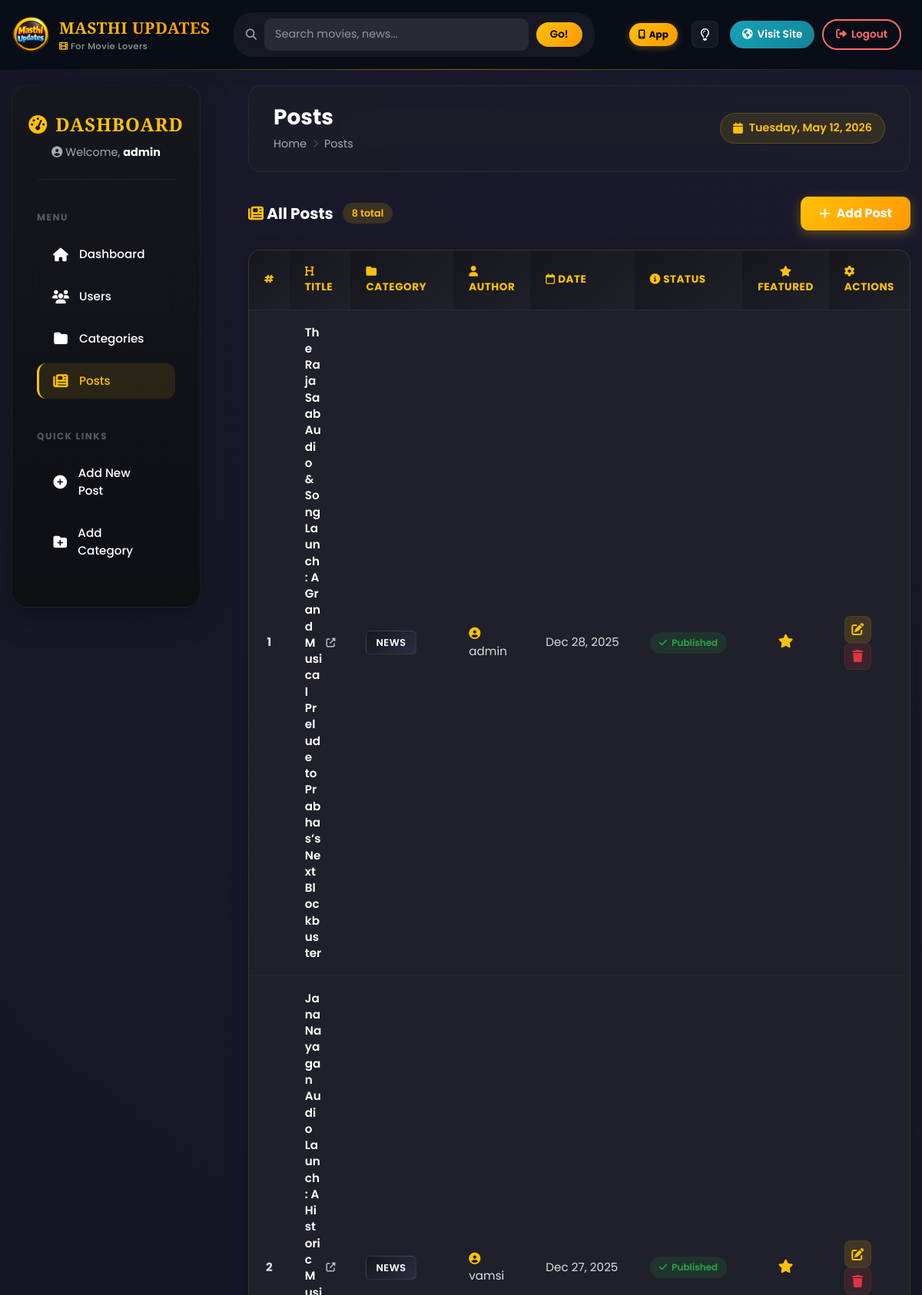
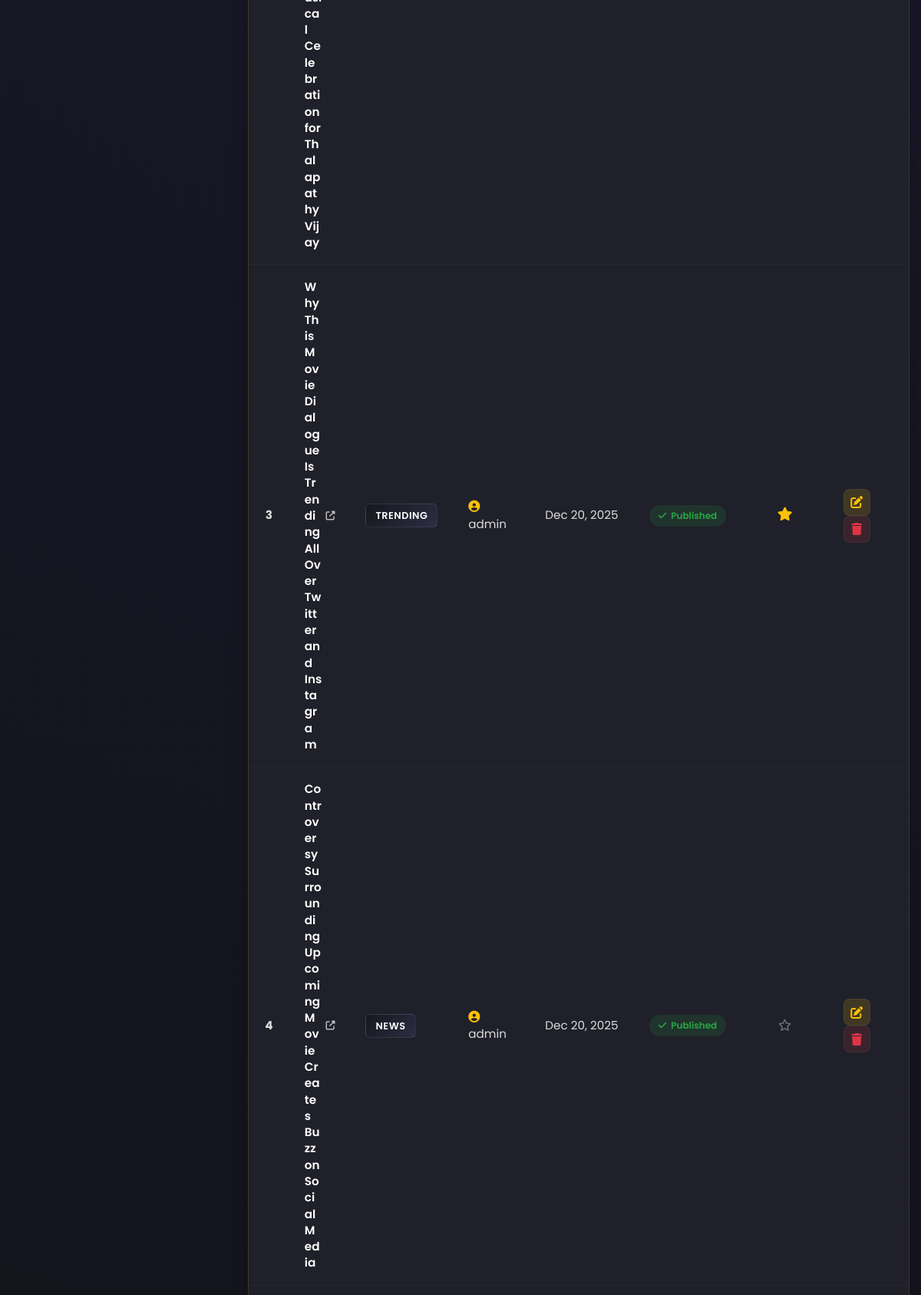
The page /dashboard/posts/ (signed in, upper part) on the database its author committed (2 pictures, top to bottom).
### blogs/models.py (models this page shows, shortened)
class Blog(models.Model):
    title = models.CharField(max_length=200)
    slug = models.SlugField(max_length=200, unique=True, blank=True)
    category = models.ForeignKey(Category, on_delete=models.CASCADE)
    author = models.ForeignKey( User,
        on_delete=models.CASCADE
    )
    feature_image = models.ImageField(
        upload_to=blog_image_upload_path,
        blank=True,
        null=True
    )
    video = models.FileField(
        upload_to=blog_video_upload_path,
        blank=True,
        null=True,
        help_text="Upload a video file (MP4, WebM, etc.)"
    )
    short_description = models.TextField()
    content = models.TextField()
    status = models.CharField(
        max_length=10,
        choices=STATUS_CHOICES,
        default="Draft"
    )
    is_featured = models.BooleanField(default=False)
    created_at = models.DateTimeField(auto_now_add=True)
    updated_at = models.DateTimeField(auto_now=True)

class Category(models.Model):
    category_name = models.CharField(max_length=200, unique=True)
    created_at = models.DateTimeField(auto_now_add=True)
    updated_at = models.DateTimeField(auto_now=True)
    class Meta:
        verbose_name_plural = 'Categories'

### dashboards/views.py (the view)
# urls.py: path('posts/',views.posts,name='posts'),
@login_required(login_url='login')
def posts(request):
    posts = Blog.objects.all().order_by('-created_at')
    context = {
        'posts': posts,
    }
    return render(request, 'dashboards/posts.html', context)

### blogs/context_processors.py (called while the page is built)
def get_categories(request):
    categories = Category.objects.all()
    total_posts = Blog.objects.filter(status='Published').count()
    total_users = User.objects.count()
    total_languages = 8  # Based on the language selector (English + 7 Indian languages)
    return {
        'categories': categories,
        'site_stats': {
            'total_posts': total_posts,
            'total_users': total_users,
            'total_languages': total_languages,
        }
    }

def get_about(request):
    about=About.objects.first()
    return dict(about=about)

### dashboards/templates/dashboards/posts.html (shortened to what this page needs)
{% extends 'dashboards/base_dashboard.html' %}
{% block page_title %}Posts{% endblock %}
{% block breadcrumb %}Posts{% endblock %}
{% block dashboard_content %}
<div class="content-header">
    <div class="header-left">
        <h5 class="mb-0"><i class="fa-solid fa-newspaper text-warning"></i> All Posts</h5>
        <span class="record-count">{{ posts|length }} total</span>
    </div>
    <a href="{% url 'add_post' %}" class="btn-add">
        <i class="fa-solid fa-plus"></i> Add Post
    </a>
</div>
<div class="table-container">
    <table class="enhanced-table">
        <thead>
            <tr>
                <th style="width: 40px;">#</th>
                <th style="width: 400px;"><i class="fa-solid fa-heading"></i> Title</th>
                <th><i class="fa-solid fa-folder"></i> Category</th>
                <th><i class="fa-solid fa-user"></i> Author</th>
                <th><i class="fa-regular fa-calendar"></i> Date</th>
                <th><i class="fa-solid fa-circle-info"></i> Status</th>
                <th class="text-center"><i class="fa-solid fa-star"></i> Featured</th>
                <th style="width: 100px;"><i class="fa-solid fa-cog"></i> Actions</th>
            </tr>
        </thead>
        <tbody>
            {% for post in posts %}
            <tr>
                <td class="row-number">{{ forloop.counter }}</td>
                <td class="title-cell">
                    {% if post.status == 'Published' and post.slug %}
                    <a href="{% url 'blogs' post.slug %}" target="_blank" class="post-title-link"
                        title="{{ post.title }}">
                        {{ post.title }} <i class="fa-solid fa-external-link-alt"></i>
                    </a>
                    {% else %}
                    <span class="text-muted" title="{{ post.title }}">{{ post.title }}</span>
                    {% endif %}
                </td>
                <td><span class="category-badge">{{ post.category.category_name }}</span></td>
                <td class="author-cell">
                    <i class="fa-solid fa-circle-user text-warning"></i> {{ post.author.username }}
                </td>
                <td class="date-cell">{{ post.created_at|date:"M d, Y" }}</td>
                <td>
                    {% if post.status == 'Published' %}
                    <span class="status-badge published"><i class="fa-solid fa-check"></i> Published</span>
                    {% else %}
                    <span class="status-badge draft"><i class="fa-solid fa-pen"></i> Draft</span>
                    {% endif %}
                </td>
                <td class="text-center">
                    {% if post.is_featured %}
                    <i class="fa-solid fa-star featured-star"></i>
                    {% else %}
                    <i class="fa-regular fa-star text-muted"></i>
                    {% endif %}
                </td>
                <td class="actions-cell">
                    <a href="{% url 'edit_post' post.id %}" class="action-btn edit" title="Edit">
                        <i class="fa-solid fa-edit"></i>
                    </a>
                    <form method="post" action="{% url 'delete_post' post.id %}" style="display: inline;"
                        onsubmit="return confirm('Are you sure you want to delete this post?');">
                        <button type="submit" class="action-btn delete" title="Delete">
                            <i class="fa-solid fa-trash"></i>
                        </button>
                    </form>
                </td>
            </tr>
            {% endfor %}
        </tbody>
    </table>
</div>
{% endblock %}

### dashboards/templates/dashboards/base_dashboard.html (shortened to what this page needs)
{% extends 'base.html' %}
{% load static %}
{% block extra_css %}
<link rel="stylesheet" href="{% static 'css/dashboard-pages.css' %}">
{% endblock %}
{% block content %}
<div class="dashboard-layout">
    <div class="row g-0">
        <div class="col-lg-3 col-md-4">
            <div class="dashboard-sidebar">
                <div class="sidebar-header">
                    <div class="sidebar-brand">
                        <i class="fas fa-gauge-high"></i>
                        <span>DASHBOARD</span>
                    </div>
                    <p class="sidebar-user">
                        <i class="fas fa-user-circle"></i>
                        Welcome, <strong>{{ request.user.username }}</strong>
                    </p>
                </div>
                <nav class="sidebar-nav">
                    <div class="nav-section">
                        <span class="nav-section-title">MENU</span>
                        <a href="{% url 'dashboard' %}"
                            class="sidebar-link {% if request.resolver_match.url_name == 'dashboard' %}active{% endif %}">
                            <i class="fas fa-home"></i>
                            <span>Dashboard</span>
                        </a>
                        {% if perms.auth.view_user %}
                        <a href="{% url 'users' %}"
                            class="sidebar-link {% if request.resolver_match.url_name == 'users' %}active{% endif %}">
                            <i class="fas fa-users"></i>
                            <span>Users</span>
                        </a>
                        {% endif %}
                        {% if perms.blogs.view_category %}
                        <a href="{% url 'categories' %}"
                            class="sidebar-link {% if request.resolver_match.url_name == 'categories' %}active{% endif %}">
                            <i class="fas fa-folder"></i>
                            <span>Categories</span>
                        </a>
                        {% endif %}
                        {% if perms.blogs.view_blog %}
                        <a href="{% url 'posts' %}"
                            class="sidebar-link {% if request.resolver_match.url_name == 'posts' %}active{% endif %}">
                            <i class="fas fa-newspaper"></i>
                            <span>Posts</span>
                        </a>
                        {% endif %}
                    </div>
                    <div class="nav-section">
                        <span class="nav-section-title">QUICK LINKS</span>
                        {% if perms.blogs.add_blog %}
                        <a href="{% url 'add_post' %}" class="sidebar-link">
                            <i class="fas fa-plus-circle"></i>
                            <span>Add New Post</span>
                        </a>
                        {% endif %}
                        {% if perms.blogs.add_category %}
                        <a href="{% url 'add_category' %}" class="sidebar-link">
                            <i class="fas fa-folder-plus"></i>
                            <span>Add Category</span>
                        </a>
                        {% endif %}
                        <a href="{% url 'home' %}" class="sidebar-link">
                        </a>
                    </div>
                </nav>
            </div>
        </div>
        <div class="col-lg-9 col-md-8">
            <div class="dashboard-main">
                <div class="dashboard-topbar">
                    <div class="topbar-left">
                        <h1 class="page-title">
                            {% block page_title %}Dashboard{% endblock %}
                        </h1>
                        <nav class="breadcrumb-nav">
                            <a href="{% url 'dashboard' %}">Home</a>
                            <i class="fas fa-chevron-right"></i>
                            <span>{% block breadcrumb %}Dashboard{% endblock %}</span>
                        </nav>
                    </div>
                    <div class="topbar-right">
                        <span class="current-date">
                            <i class="fas fa-calendar"></i>
                            <span id="currentDate"></span>
                        </span>
                    </div>
                </div>
                <div class="dashboard-content">
                    {% block dashboard_content %}{% endblock %}
                </div>
            </div>
        </div>
    </div>
</div>
{% endblock %}

### static/css/professional-header-footer.css (style rules this page uses)
.action-btn { width: 40px; height: 40px; border-radius: 50%; border: none; background: #f5f5f5; color: #333; display: flex; align-items: center; justify-content: center; cursor: pointer; transition: all 0.3s ease; }
.dark-mode .action-btn { background: rgba(255, 255, 255, 0.05); color: #fff; }

### rows shown on the page
Blog: title "The Raja Saab Audio & Song Launch: A Grand Musical Prelude to Prabhas’s Next Blockbuster", category.category_name "NEWS", author.username "admin", created_at "Dec 28, 2025", status "Published" (drawn), is_featured True (drawn)
Blog: title "Jana Nayagan Audio Launch: A Historic Musical Celebration for Thalapathy Vijay", category.category_name "NEWS", author.username "vamsi", created_at "Dec 27, 2025", status "Published" (drawn), is_featured True (drawn)
Blog: title "Why This Movie Dialogue Is Trending All Over Twitter and Instagram", category.category_name "TRENDING", author.username "admin", created_at "Dec 20, 2025", status "Published" (drawn), is_featured True (drawn)
Blog: title "Controversy Surrounding Upcoming Movie Creates Buzz on Social Media", category.category_name "NEWS", author.username "admin", created_at "Dec 20, 2025", status "Published" (drawn), is_featured False (drawn)

### other values the page prints
{{ request.user.username }} "admin"
{{ posts|length }} "8"
